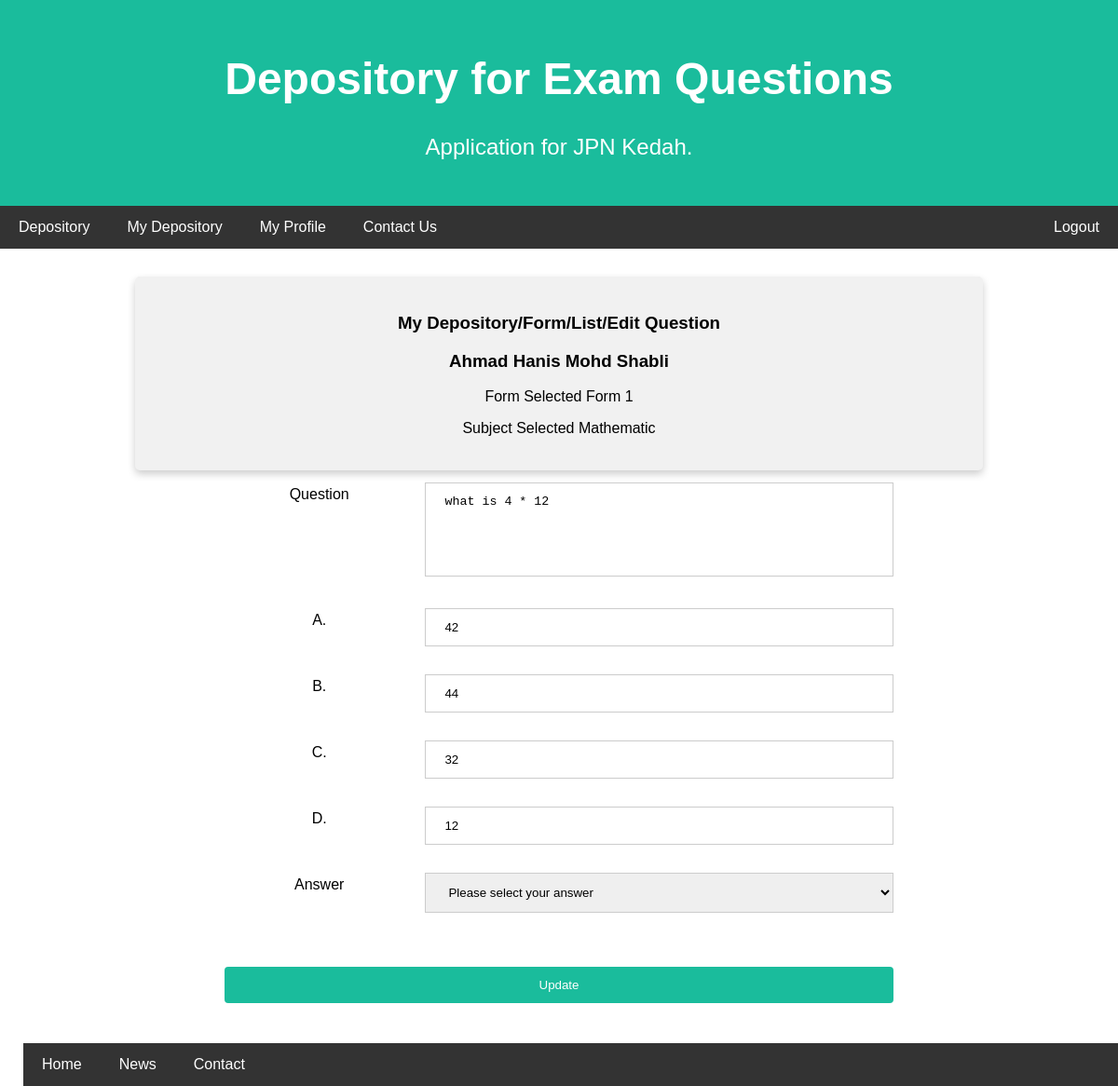
The app's page /php/editquestion.php?yearform=Form 1&subject=Mathematic&qid=8&pageno=1 (signed in) with its own data.
### tables this page shows
CREATE TABLE `tbl_questions` (
  `q_id` int(6) NOT NULL,
  `form` varchar(6) NOT NULL,
  `subject_name` varchar(30) NOT NULL,
  `user_email` varchar(60) NOT NULL,
  `question` varchar(500) NOT NULL,
  `ans_a` varchar(200) NOT NULL,
  `ans_b` varchar(200) NOT NULL,
  `ans_c` varchar(200) NOT NULL,
  `ans_d` varchar(200) NOT NULL,
  `ans` varchar(1) NOT NULL,
  `date_created` datetime(6) NOT NULL DEFAULT current_timestamp(6)
);

### php/editquestion.php (the view, shortened to what this page needs)
<?php
include_once("dbconnect.php");
if ($_SESSION["session_id"]) {
    $user_email = $_SESSION["email"];
    $name = $_SESSION["name"];
    $yearform = $_GET['yearform'];
    $subject = $_GET['subject'];
    $qid = $_GET['qid'];
    $sqllistquestion = "SELECT * FROM tbl_questions WHERE user_email = '$user_email' AND q_id = '$qid'";
    $stmt = $conn->prepare($sqllistquestion);
    $stmt->execute();
    $rows = $stmt->fetchAll();
} else {
    echo "<script> alert('Session not available. Please login')</script>";
    echo "<script> window.location.replace('../html/login.html')</script>";
}
?>
<!DOCTYPE html>
<html>
<head>
    <link rel="stylesheet" href="../css/style.css">
    <link rel="stylesheet" href="https://cdnjs.cloudflare.com/ajax/libs/font-awesome/4.7.0/css/font-awesome.min.css">
</head>
<body>
    <div class="header">
        <h1>Depository for Exam Questions</h1>
        <p>Application for JPN Kedah.</p>
    </div>
    <div class="topnavbar" id="myTopnav">
        <a href="depository.php">Depository</a>
        <a href="mydepository.php">My Depository</a>
        <a href="#">My Profile</a>
        <a href="#">Contact Us</a>
        <a href="../html/login.html" onclick="logout()" class="right">Logout</a>
    </div>
    <div class="main">
        <div class="row-single">
            <div class="card-header" type="submit">
                <h3>My Depository/Form/List/Edit Question</h3>
                <?php
                echo "<h3> " . $name . "</h3>";
                echo "<p> Form Selected " . $yearform . "</p>";
                echo "<p> Subject Selected " . $subject . "</p>";
                ?>
            </div>
            <form name="questionForm" action="newquestion.php" onsubmit="return validateNewQForm()" method="get">
                <div class="row">
                    <div class="col-25">
                        <label for="fname">Question</label>
                    </div>
                    <div class="col-75">
                        <textarea type="text" cols="110%" rows="5" id="idquestion" name="question" resize="none" placeholder="Your question here" required><?php foreach ($rows as $question){echo $question['question'];} ?></textarea>
                    </div>
                </div>
                <div class="row">
                    <div class="col-25">
                        <label for="lnamea">A.</label>
                    </div>
                    <div class="col-75">
                        <input type="text" id="idanswera" name="answera" placeholder="Answer a" value= <?php foreach ($rows as $question){echo $question['ans_a'];} ?> required>
                    </div>
                </div>
                <div class="row">
                    <div class="col-25">
                        <label for="lnameb">B.</label>
                    </div>
                    <div class="col-75">
                        <input type="text" id="idanswerb" name="answerb" placeholder="Answer b" value= <?php foreach ($rows as $question){echo $question['ans_b'];} ?> required>
                    </div>
                </div>
                <div class="row">
                    <div class="col-25">
                        <label for="lnamec">C.</label>
                    </div>
                    <div class="col-75">
                        <input type="text" id="idanswerc" name="answerc" placeholder="Answer c" value= <?php foreach ($rows as $question){echo $question['ans_c'];} ?> required>
                    </div>
                </div>
                <div class="row">
                    <div class="col-25">
                        <label for="lnamed">D.</label>
                    </div>
                    <div class="col-75">
                        <input type="text" id="idanswerd" name="answerd" placeholder="Answer d" value= <?php foreach ($rows as $question){echo $question['ans_d'];} ?> required>
                    </div>
                </div>
                <div class="row">
                    <div class="col-25">
                        <label for="answer">Answer</label>
                    </div>
                    <div class="col-75">
                        <select name="answer" id="idanswer">
                            <option value="noselection">Please select your answer</option>
                        </select>
                    </div>
                </div>
                <div class="row">
                </div>
                <div class="row">
                </div>
                <div class="row">
                    <div><input type="submit" name="submit" value="Update"></div>
                </div>
            </form>
        </div>
        <div class="bottomnavbar">
            <a href="../index.html">Home</a>
            <a href="#news">News</a>
            <a href="#contact">Contact</a>
        </div>
</body>
</html>

### css/style.css (style rules this page uses)
* { box-sizing: border-box; }
body { font-family: Arial, Helvetica, sans-serif; margin-top: 0; margin-left: 0; margin-right: 0; margin-bottom: 50px; align-items: center; }
.header { padding: 25px; text-align: center; background: #1abc9c; color: white; }
.topnavbar { overflow: hidden; background-color: #333; width: 100%; }
.topnavbar a { float: left; display: block; color: white; text-align: center; padding: 14px 20px; text-decoration: none; }
.topnavbar a.right { float: right; }
.bottomnavbar { overflow: hidden; background-color: #333; width: 100%; position: fixed; bottom: 0; width: 100%; }
.bottomnavbar a { float: left; display: block; color: white; text-align: center; padding: 14px 20px; text-decoration: none; }
.main { -ms-flex: 100%; flex: 100%; background-color: rgb(255, 255, 255); padding: 25px; text-align: center; }
label { padding: 12px 12px 12px 0; display: inline-block; }
a { text-decoration: none; color: black; }
textarea { resize: none; }
@media screen and (min-width: 601px) { .header h1 { font-size: 4vw; } }
@media screen and (min-width: 601px) { .header p { font-size: 2vw; } }
@media screen and (min-width: 601px) { .main { padding: 20px; width: 100%; } }
@media screen and (min-width: 601px) { .row { width: 80%; } }
@media screen and (min-width: 601px) { .row-single { width: 80%; } }
@media screen and (min-width: 601px) { .main { -ms-flex: 100%; flex: 100%; background-color: rgb(255, 255, 255); padding: 25px; text-align: center; } }
input[type=text], input[type=tel], input[type=password], select { width: 100%; padding: 12px 20px; margin: 8px 0; display: inline-block; border: 1px solid #ccc; box-sizing: border-box; }
textarea { max-width: 100%; padding: 12px 20px; margin: 8px 0; display: inline-block; border: 1px solid #ccc; box-sizing: border-box; }
input[type=submit] { background-color: #1abc9c; color: white; padding: 12px 20px; border: none; border-radius: 4px; cursor: pointer; float: right; width: 100%; }
.col-25 { float: left; width: 30%; }
.col-75 { float: left; width: 70%; }
.row:after { content: ""; display: table; clear: both; }
.row-single:after { content: ""; display: table; clear: both; }
.row { padding: 5px; text-align: center; display: inline-block; }
.row-single { padding: 5px; text-align: center; display: inline-block; }
.card-header { box-shadow: 0 4px 8px 0 rgba(0, 0, 0, 0.2); padding: 20px; text-align: center; background-color: #f1f1f1; transition: 0.3s; border-radius: 5px; }

### records on screen
tbl_questions: question "what is 4 * 12", answera "42", answerb "44", answerc "32", answerd "12"

### other values on screen
$name "Ahmad Hanis Mohd Shabli"
$yearform "Form 1"
$subject "Mathematic"
